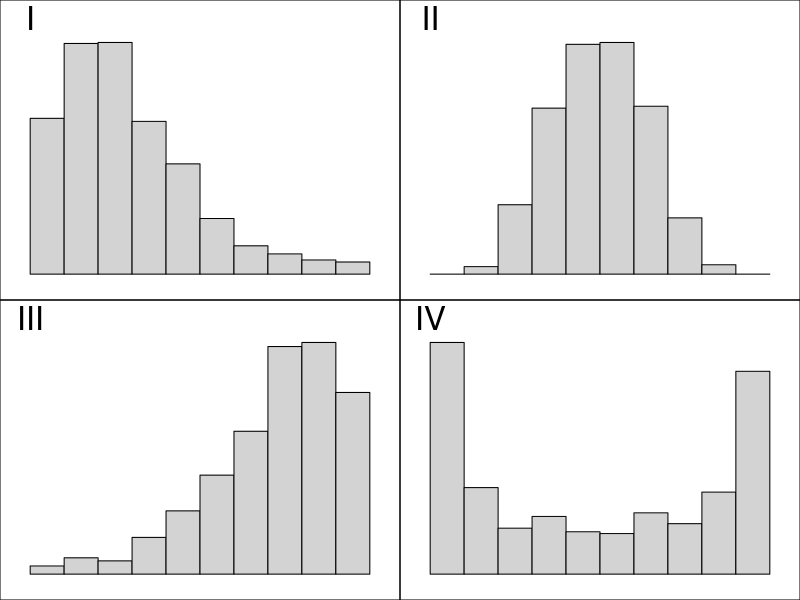

This figure's R source:
## ---- chunk 1
## DATA GENERATION
d1 = rbeta(1000,6,6)
d2 = rbeta(1000,0.4,0.4)
d3 = c(rbeta(900,1.7,5),runif(100,0,1))
d4 = c(rbeta(900,5,1.7),runif(100,0,1))
d = data.frame(matrix(c(d1,d2,d3,d4),ncol=4))
ora = sample(1:4)
e1s = c("The distribution of heights of adult men",
        "The distribution of heights of adult women",
        "The distribution of weights of newborn babies",
        "The distribution of lengths of newborn babies")
e2s = c("The distribution of hours that students studied for an exam when about half of students studied a lot and a similar number of students studied very little.",
        "The distribution of hours spent per week reading by adults. In this distribution, many people do not read much, and a similar number of people read a lot.")
e3s = c("The distribution of annual income for school employees where a high percentage of employees are entry-level teachers and only a few are high-paid
administrators.",
        "The distribution of annual income for NBA basketball players where only a few are high-paid superstars.",
        "The distribution of test scores on a very difficult exam, in which most students have poor to average scores, but a few did quite well.")
e4s = c("The distribution of quiz scores on an easy quiz. Most students did very well, but a few did poorly.",
        "The distribution of ages at a skilled nursing facility, where most of the patients are elderly but a few are quite young.")
e1 = sample(e1s,1)
e2 = sample(e2s,1)
e3 = sample(e3s,1)
e4 = sample(e4s,1)
e = c(e1,e2,e3,e4)
orb = sample(1:4)
## ---- chunk 2
par(mar=c(1,1,2,1),mfrow=c(2,2))
for(i in 1:4){
  hist(d[,ora[i]],ann=F,axes=F,xlim=c(0,1),breaks=seq(0,1,0.1))
  mtext(c("I","II","III","IV")[i],3,at=0,cex=2)
  box('figure')
}
